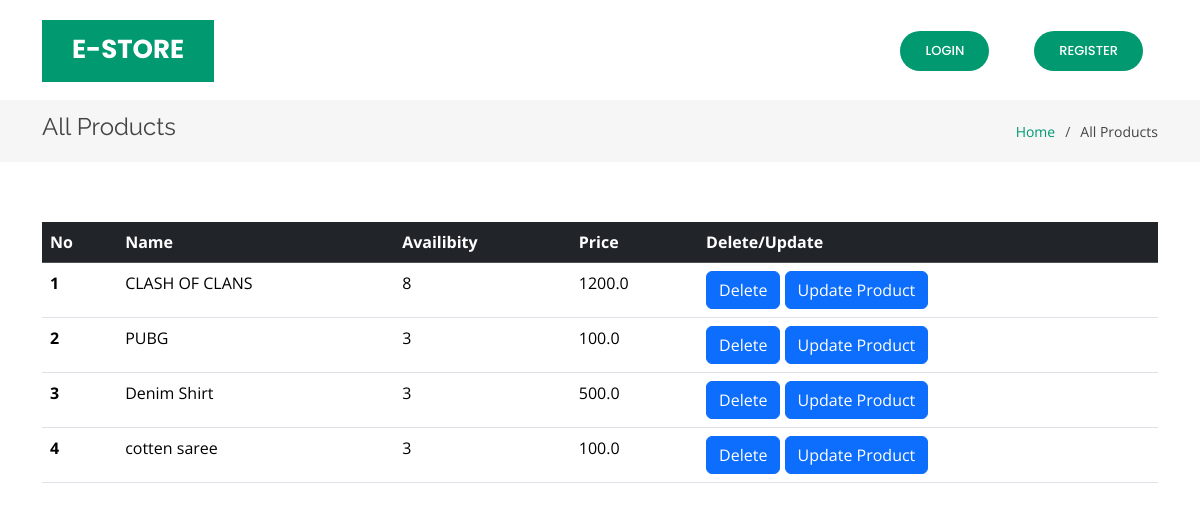
The app's page /productview with its own data.
### core/models.py (models this page shows, shortened)
class Product(models.Model):
    name=models.CharField(max_length=100)
    category=models.ForeignKey('category',on_delete=models.CASCADE)
    desc=models.TextField()
    price=models.FloatField(default=0.0)
    product_available_count=models.IntegerField(default=0)
    img=models.ImageField(upload_to='images/')

### core/views.py (the view)
# urls.py: path('productview',views.productview,name='productview'),
def productview(request):
    products = Product.objects.all()
    for c in products:
        print(c.id)
    return render(request, 'core/deleteproduct.html', {'products': products})

### templates/core/deleteproduct.html (shortened to what this page needs)
<!DOCTYPE html>
<html lang="en">
        {% load static%}
        {% load cart_template_tag %}
        <html lang="en">
        <head>
            <link href="{% static 'vendor/aos/aos.css' %}" rel="stylesheet">
            <link href="{% static '/vendor/bootstrap/css/bootstrap.min.css' %}" rel="stylesheet">
            <link href="{% static 'vendor/bootstrap-icons/bootstrap-icons.css' %}" rel="stylesheet">
            <link href="{% static 'vendor/boxicons/css/boxicons.min.css' %}" rel="stylesheet">
            <link href="{% static 'vendor/glightbox/css/glightbox.min.css' %}" rel="stylesheet">
            <link href="{% static 'vendor/remixicon/remixicon.css' %}" rel="stylesheet">
            <link href="{% static 'vendor/swiper/swiper-bundle.min.css' %}" rel="stylesheet">
            <link href="{% static 'css/style.css' %}" rel="stylesheet">
        </head>
        <body>
          <header id="header" class="fixed-top d-flex align-items-center">
            <div class="container">
              <div class="header-container d-flex align-items-center justify-content-between">
                <div class="logo">
                  <h1 class="text-light"><a href="index.html"><span>E-STORE</span></a></h1>
                </div>
                <nav id="navbar" class="navbar">
                  <ul>
                    {% if user.is_authenticated %}
                    <li><a class="nav-link scrollto active" href="{%url 'index' %}">Home</a></li>
                    <li><a class="nav-link scrollto active" href="{%url 'orderlist' %}">Cart&nbsp;&nbsp;<div style="color:red;">{{request.user| cart_item_count}}</div></a></li>
                    {% if user.is_superuser %}
                    <li><a class="nav-link scrollto active" href="{% url 'add_product'%}">Add Product</a></li>
                    <li><a class="nav-link scrollto active" href="{% url 'add_category'%}">Add Category</a></li>
                    <a href="{% url 'contact_view'%}" class="nav-link scrollto active">View Contact Details</a>
                    <li><a class="nav-link scrollto active" href="{% url 'productview'%}">All Products</a></li>
                    {% comment %} <li><a class="nav-link scrollto active" href="{% url 'update_product'  %}">Update Product</a></li> {% endcomment %}
                    {% endif %}
                    <li><a class="nav-link scrollto active" href="#hero">welcome {{user.username}}</a></li>
                    {% if not user.is_superuser %}
                    <li><a class="getstarted scrollto" href="{% url 'contact_us' %}">Contact Us</a></li>
                    {%endif%}
                    <li><a class="getstarted scrollto" href="{% url 'user_logout' %}">Logout</a></li>
                    {% else %}
                    <li><a class="getstarted scrollto" href="{% url 'user_login' %}">Login</a></li>
                    <li><a class="getstarted scrollto" href="{% url 'user_register' %}">Register</a></li>
                    {%endif%}
                  </ul>
                </nav>
              </div>
            </div>
          </header>
          <main id="main">
            <section class="breadcrumbs">
              <div class="container">
                <div class="d-flex justify-content-between align-items-center">
                  <h2>All Products</h2>
                  <ol>
                    <li><a href="{%url 'index'%}">Home</a></li>
                    <li>All Products</li>
                  </ol>
                </div>
              </div>
            </section>
            <section class="inner-page">
              <div class="container">
                <table class="table">
                    <thead class="table-dark">
                     <tr>
                        <th scope="col">No</th>
                        <th scope="col">Name</th>
                        <th scope="col">Availibity</th>
                        <th scope="col">Price</th>
                        <th scope="col">Delete/Update</th>
            </tr>
          </thead>
          <tbody>
            {% for product in products %}
            <tr>
              <th scope="row">{{forloop.counter}}</th>
              <td>{{product.name}}</td>
              <td>{{product.product_available_count}}</td>
              <td>{{product.price}}</td>
            <td>
                <form action="{% url 'deletepro' product.id%}"method="post">
                    <button type="submit" class="btn btn-primary float-right" onclick="return confirm('Are you sure you want to delete {{ product.name }}?')">Delete</button>
                    <a href="{% url 'update_product' product.id %}" class="btn btn-primary float-right">Update Product</a>
                  </form>
              </td>
            </tr>
            {%endfor%}
          </tbody>
                  </table>
              </div>
            </section>
</html>

### static/css/style.css (style rules this page uses)
body { font-family: "Open Sans", sans-serif; color: #444444; }
a { color: #009970; text-decoration: none; }
h1, h2, h3, h4, h5, h6 { font-family: "Raleway", sans-serif; }
#header { transition: all 0.5s; z-index: 997; transition: all 0.5s; top: 20px; }
#header .header-container { background: #fff; }
#header .logo { overflow: hidden; padding: 16px 30px 12px 30px; background: #009970; }
#header .logo h1 { font-size: 26px; padding: 0; line-height: 1; font-weight: 700; font-family: "Poppins", sans-serif; }
#header .logo h1 a, #header .logo h1 a:hover { color: #fff; text-decoration: none; }
.navbar { padding: 0; }
.navbar ul { margin: 0; padding: 0; display: flex; list-style: none; align-items: center; }
.navbar li { position: relative; }
.navbar a, .navbar a:focus { display: flex; align-items: center; justify-content: space-between; padding: 10px 0 10px 30px; color: #36343a; transition: 0.3s; font-size: 13px; font-weight: 500; text-transform: uppercase; font-family: "Poppins", sans-serif; white-space: nowrap; transition: 0.3s; }
.navbar .getstarted, .navbar .getstarted:focus { background: #009970; padding: 10px 25px; margin-left: 30px; margin-right: 15px; border-radius: 50px; color: #fff; }
section { padding: 60px 0; overflow: hidden; }
.breadcrumbs { padding: 15px 0; background: #f6f6f7; margin-top: 100px; }
.breadcrumbs h2 { font-size: 24px; line-height: 1; font-weight: 400; }
.breadcrumbs ol { display: flex; flex-wrap: wrap; list-style: none; padding: 0; margin: 0; font-size: 14px; }
.breadcrumbs ol li+li { padding-left: 10px; }
.breadcrumbs ol li+li::before { display: inline-block; padding-right: 10px; color: #4f4c55; content: "/"; }

### records on screen
Product: name "CLASH OF CLANS", product_available_count "8", price "1200.0"
Product: name "PUBG", product_available_count "3", price "100.0"
Product: name "Denim Shirt", product_available_count "3", price "500.0"
Product: name "cotten saree", product_available_count "3", price "100.0"
